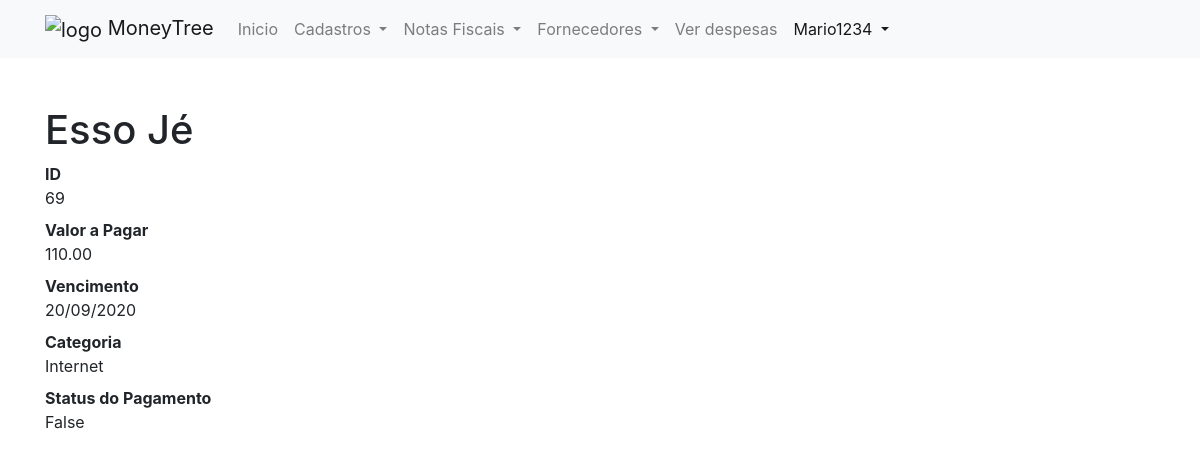
The page /69 (signed in) on the database its author committed.
### gerenciador/models.py (models this page shows, shortened)
class Despesa(models.Model):
    descricao = models.CharField(max_length=255)
    valor_total = models.DecimalField(max_digits=8, decimal_places=2)
    vencimento = models.DateField()
    categoria = models.ForeignKey(Categoria, on_delete=models.DO_NOTHING)
    status_pagamento = models.BooleanField(default=False)

class Categoria(models.Model):
    nome = models.CharField(max_length=255)
    def __str__(self):
        return self.nome

### gerenciador/views.py (the view)
# urls.py: path('<int:despesa_id>', views.ver_despesa, name='ver-despesa'),
def ver_despesa(request, despesa_id):
    despesa = get_object_or_404(Despesa, id=despesa_id)
    return render(request, 'gerenciador/ver_despesa.html', {
        'despesa': despesa
    })

### gerenciador/templates/gerenciador/ver_despesa.html (shortened to what this page needs)
{% extends 'base.html' %}
{%block conteudo%}
<h1 class="mt-5">{{ despesa.descricao }}</h1>
<dl>
    <dt>ID</dt>
    <dd>{{ despesa.id }}</dd>
    <dt>Valor a Pagar</dt>
    <dd>{{ despesa.valor_total }}</dd>
    <dt>Vencimento</dt>
    <dd>{{ despesa.vencimento|date:'d/m/Y' }}</dd>
    <dt>Categoria</dt>
    <dd>{{ despesa.categoria }}</dd>
    <dt>Status do Pagamento</dt>
    <dd>{{ despesa.status_pagamento }}</dd>
</dl>
{%endblock%}

### templates/parciais/_nav.html (shortened to what this page needs)
{% load static %}
<nav class="navbar navbar-expand-lg navbar-light bg-light static-top">
    <div class="container">
        <a class="navbar-brand" href="{% url 'index' %}">
            <img src="{% static 'img/pngegg.png' %}" width="80" height="70" alt="logo">
            MoneyTree</a>
        <div class="collapse navbar-collapse" id="navbarNavDropdown">
            <ul class="navbar-nav">
                <li class="nav-item">
                    <a class="nav-link" href="{% url 'index' %}">
                        Inicio
                        <span class="sr-only">(current)</span></a>
                </li>
                {% if request.user.is_authenticated %}
                <li class="nav-item dropdown">
                    <a class="nav-link dropdown-toggle" href="{% url 'index' %}" id="navbarDropdownMenuLink"
                        data-toggle="dropdown" aria-haspopup="true" aria-expanded="false">
                        Cadastros
                    </a>
                </li>
                <li class="nav-item dropdown">
                    <a class="nav-link dropdown-toggle" href="{% url 'index' %}" id="navbarDropdownMenuLink"
                        data-toggle="dropdown" aria-haspopup="true" aria-expanded="false">
                        Notas Fiscais
                    </a>
                </li>
                <li class="nav-item dropdown">
                    <a class="nav-link dropdown-toggle" href="{% url 'index' %}" id="navbarDropdownMenuLink"
                        data-toggle="dropdown" aria-haspopup="true" aria-expanded="false">
                        Fornecedores
                    </a>
                </li>
                <li class="nav-item">
                    <a class="nav-link" href="{% url 'listar-despesa' %}">Ver despesas</a>
                </li>
                <li class="nav-item dropdown active">
                    <a class="nav-link dropdown-toggle" href="{% url 'index' %}" id="navbarDropdownMenuLink"
                        data-toggle="dropdown" aria-haspopup="true" aria-expanded="false">
                        {{ request.user }}
                    </a>
                </li>
                {% endif %}
            </ul>
        </div>
    </div>
</nav>

### rows shown on the page
Despesa: descricao "Esso Jé", id "69", valor_total "110.00", vencimento "20/09/2020", categoria "Internet", status_pagamento "False"

### other values the page prints
{{ request.user }} "Mario1234"
